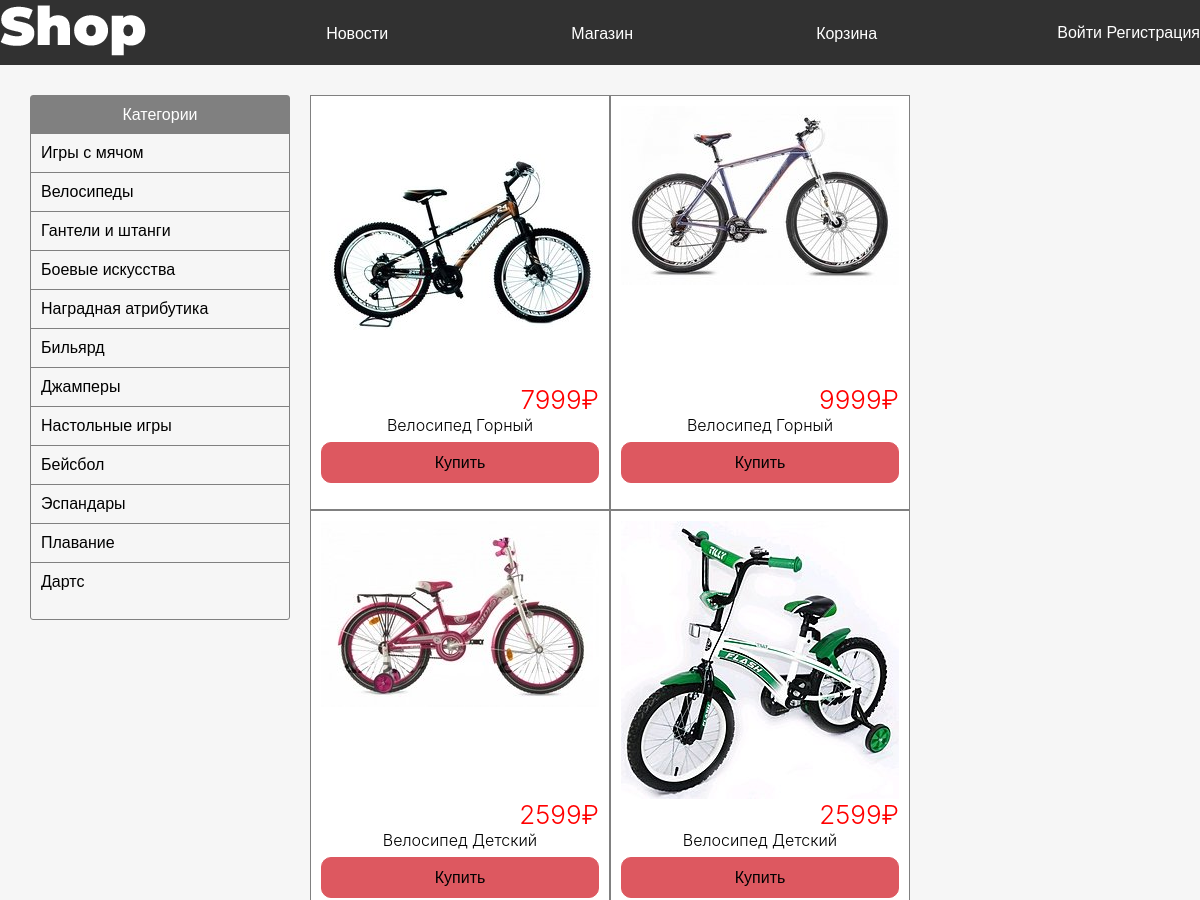
The app's page /store/ (upper part), older data.
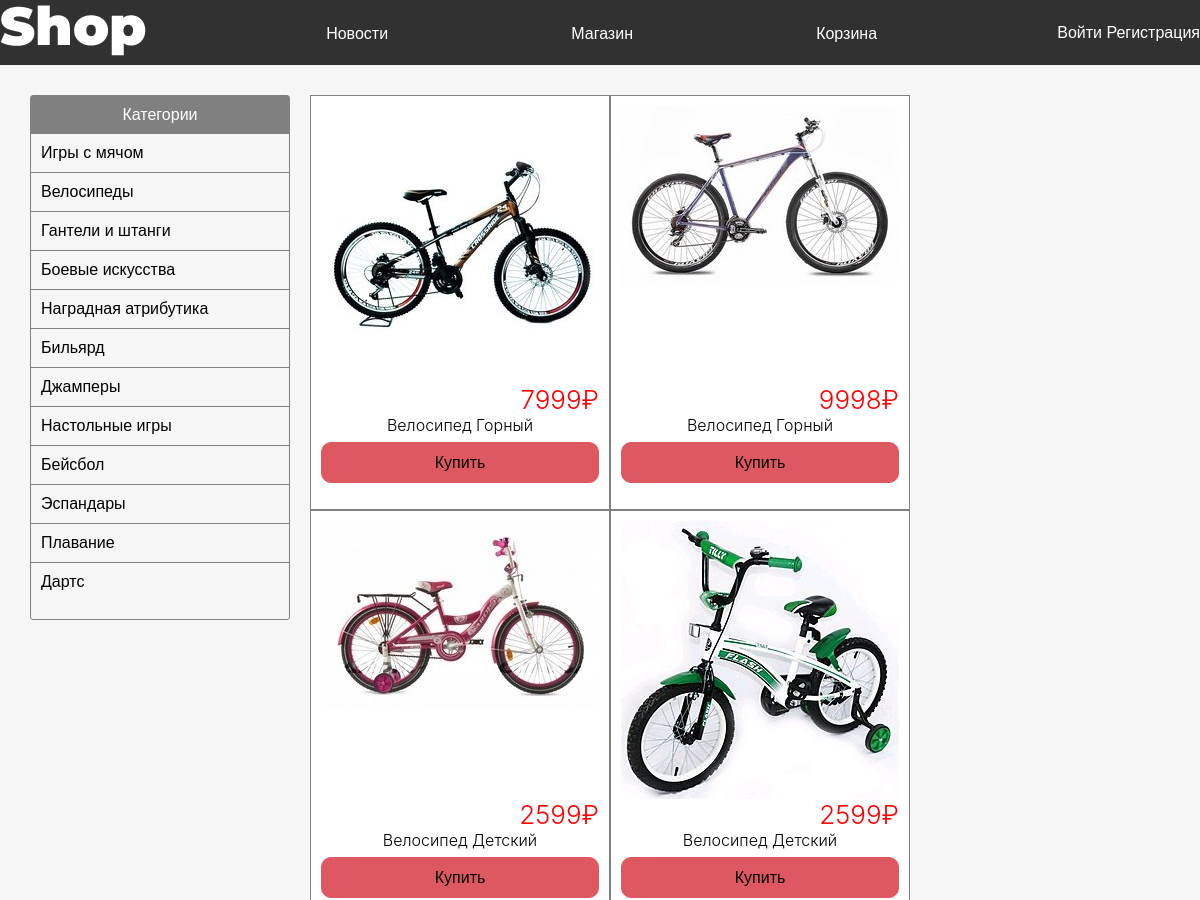
The same page, newer data.
### Goods/models.py (models this page shows, shortened)
class About_goods(models.Model):
    category = models.TextField()
    count = models.IntegerField()
    price = models.IntegerField()
    description = models.TextField(default = "description empty")
    name = models.TextField()
    image = models.TextField()

### Goods/views.py (the view)
# urls.py: path('', views.views().goods, name="goods"),
    def goods(self, request):
        if request.user.is_authenticated:
            self.aunt = True
        else:
            self.aunt = False
        goods = About_goods.objects.all().order_by("-id")
        return render(request, 'MainTemp/main.html', {"aunt":self.aunt,
                        "goods":goods})

### Registration/templates/MainTemp/main.html (shortened to what this page needs)
{% extends "index.html"%} {%block head%} {% load static %}
<link rel="stylesheet" href="{%static 'store.css'%}" />
{%endblock%}{%block content%}
<div class="content">
  <div class="page_laout">
    <div class="leftContent">
      <div class="list_cat"><span class="llist_cat"><a style=" color: white" href="/store/">Категории</a></span></div>
      <div class="categories">
        <div class="cat_link" >
          <a href="/store/games_with_balls">Игры с мячом</a>
        </div>
        <div class="cat_link"><a href="/store/bikes">Велосипеды</a></div>
        <div class="cat_link">
          <a href="/store/dumbbells_and_rods">Гантели и штанги</a>
        </div>
        <div class="cat_link">
          <a href="/store/fighting_art">Боевые искусства</a>
        </div>
        <div class="cat_link">
          <a href="/store/premium_attributes">Наградная атрибутика</a>
        </div>
        <div class="cat_link"><a href="/store/billiards">Бильярд</a></div>
        <div class="cat_link"><a href="/store/jumpers">Джамперы</a></div>
        <div class="cat_link">
          <a href="/store/desktop_games">Настольные игры</a>
        </div>
        <div class="cat_link"><a href="/store/baseball">Бейсбол</a></div>
        <div class="cat_link"><a href="/store/espandery">Эспандары</a></div>
        <div class="cat_link"><a href="/store/swimming">Плавание</a></div>
        <div class="cat_link"><a href="/store/darts">Дартс</a></div>
      </div>
    </div>
    <div class="rightContent">
      <div class="content1">
        {%for i in goods%}
        <div class="good2">
          <div class="good1">
            {%load static%}
            <div class="goood">
            <img src="/static/{{i.image}}" />
          </div>
            <div class="good1_">
              <div class="good_price">
            <p style="font-size: 26px; color: var(--price);">{{i.price}}₽</p>
          </div>
          <div class="good_name">
              <a href="goods/{{i.id}}"><p>{{i.name}}</p></a>
            </div>
              <div class='good_buy'>
              <a href="goods/{{i.id}}"><p>Купить</p></a>
            </div>
            </div>
          </div>
        </div>
        {%endfor%}
      </div>
    </div>
  </div>
</div>
{%endblock%}

Row changes from the older to the newer data that the page shows:
changed About_goods (number 2 of 4 on the later page): price "9999" → "9998"
